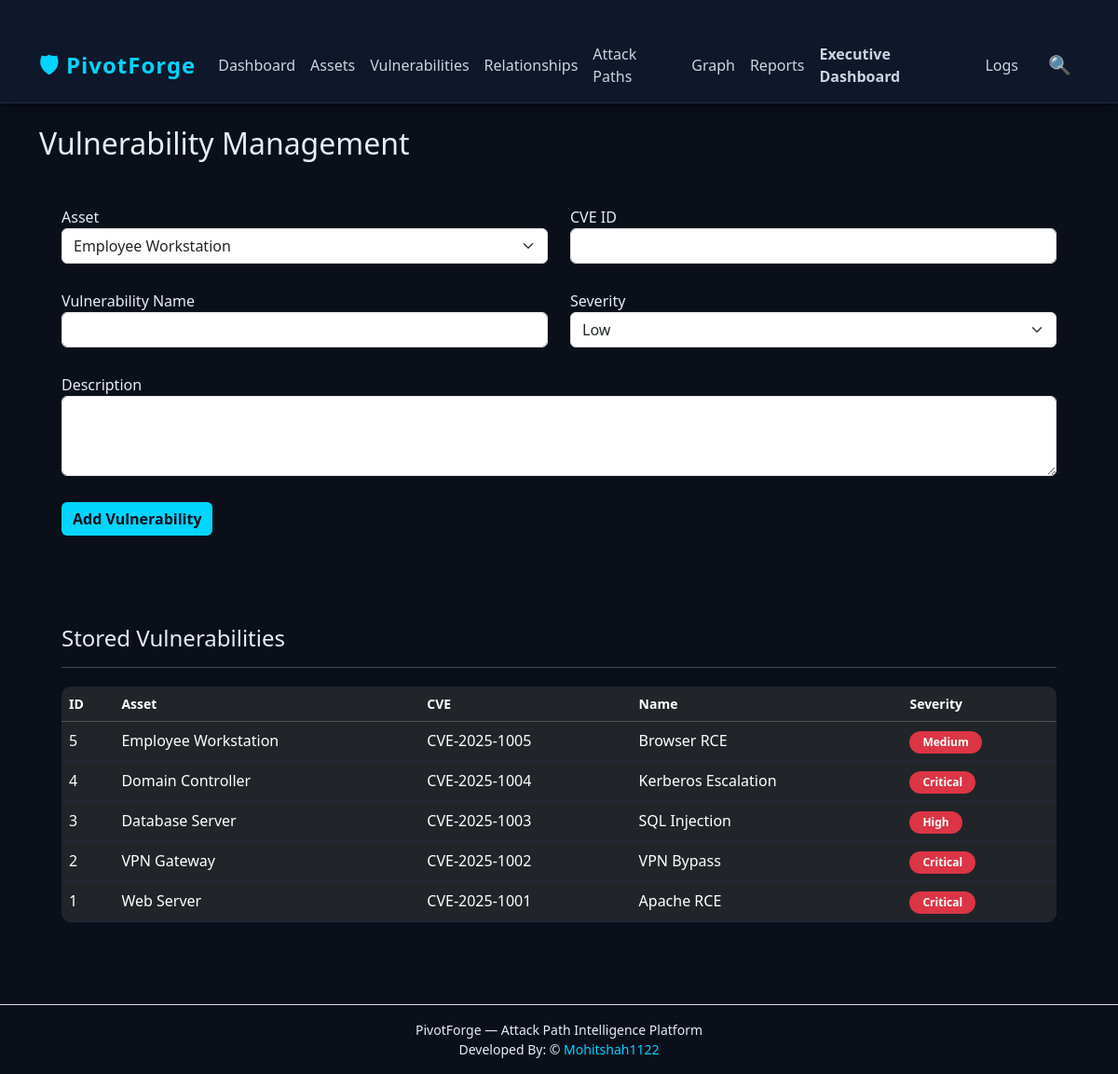
/vulnerabilities, run on the app's committed database.
### tables this page shows
CREATE TABLE vulnerabilities(

        id INTEGER PRIMARY KEY AUTOINCREMENT,

        asset_id INTEGER NOT NULL,

        cve_id TEXT NOT NULL,

        vulnerability_name TEXT NOT NULL,

        severity TEXT NOT NULL,

        description TEXT,

        FOREIGN KEY(asset_id)

        REFERENCES assets(id)

    );

CREATE TABLE assets(

        id INTEGER PRIMARY KEY AUTOINCREMENT,

        asset_name TEXT NOT NULL,

        ip_address TEXT NOT NULL,

        asset_type TEXT NOT NULL,

        criticality TEXT NOT NULL

    );

### app.py (the view, shortened to what this page needs)
@app.route("/vulnerabilities", methods=["GET", "POST"])
def vulnerabilities():
    return render_template(
        "vulnerabilities.html",
        assets=get_all_assets(),
        vulnerabilities=get_all_vulnerabilities()
    )

### modules/asset_manager.py (called while the page is built)
def get_all_assets():
    connection = get_connection()
    cursor = connection.cursor()
    cursor.execute("""
        SELECT *
        FROM assets
        ORDER BY id DESC
    """)
    assets = cursor.fetchall()
    connection.close()
    return assets

### modules/db.py (called while the page is built)
def get_connection():
    connection = sqlite3.connect(DATABASE_PATH)
    connection.row_factory = sqlite3.Row
    return connection

### modules/vulnerability_manager.py (called while the page is built)
def get_all_vulnerabilities():
    connection = get_connection()
    cursor = connection.cursor()
    cursor.execute("""
    SELECT
        vulnerabilities.*,
        assets.asset_name
    FROM vulnerabilities
    JOIN assets
        ON assets.id = vulnerabilities.asset_id
    ORDER BY vulnerabilities.id DESC
    """)
    data = cursor.fetchall()
    connection.close()
    return data

### templates/vulnerabilities.html (shortened to what this page needs)
{% extends "base.html" %}
{% block content %}
<h2 class="mb-4">
Vulnerability Management
</h2>
<div class="feature-card p-4 mb-5">
<form method="POST">
<div class="row">
<div class="col-md-6 mb-3">
<label>Asset</label>
<select
class="form-select"
name="asset_id">
{% for asset in assets %}
<option value="{{ asset.id }}">
{{ asset.asset_name }}
</option>
{% endfor %}
</select>
</div>
<div class="col-md-6 mb-3">
<label>CVE ID</label>
<input
type="text"
class="form-control"
name="cve_id"
required>
</div>
<div class="col-md-6 mb-3">
<label>Vulnerability Name</label>
<input
type="text"
class="form-control"
name="vulnerability_name"
required>
</div>
<div class="col-md-6 mb-3">
<label>Severity</label>
<select
class="form-select"
name="severity">
<option>Low</option>
</select>
</div>
<div class="col-12 mb-3">
<label>Description</label>
<textarea
class="form-control"
rows="3"
name="description">
</textarea>
</div>
</div>
<button class="btn btn-danger">
Add Vulnerability
</button>
</form>
</div>
<div class="feature-card p-4">
<h4>
Stored Vulnerabilities
</h4>
<hr>
<table class="table table-dark table-hover">
<thead>
<tr>
<th>ID</th>
<th>Asset</th>
<th>CVE</th>
<th>Name</th>
<th>Severity</th>
</tr>
</thead>
<tbody>
{% for vulnerability in vulnerabilities %}
<tr>
<td>{{ vulnerability.id }}</td>
<td>{{ vulnerability.asset_name }}</td>
<td>{{ vulnerability.cve_id }}</td>
<td>{{ vulnerability.vulnerability_name }}</td>
<td>
<span class="badge bg-danger">
{{ vulnerability.severity }}
</span>
</td>
</tr>
{% endfor %}
</tbody>
</table>
</div>
{% endblock %}

### static/css/style.css (style rules this page uses)
* { margin: 0; padding: 0; box-sizing: border-box; }
body { background: #0a0f1a; color: #e6edf3; font-family: "Segoe UI", Tahoma, Geneva, Verdana, sans-serif; }
table { width: 100%; border-collapse: collapse; margin-top: 20px; background: #0f172a; border-radius: 10px; overflow: hidden; }
th { background: #111c33; color: #00d4ff; padding: 12px; text-align: left; font-size: 14px; }
td { padding: 12px; border-bottom: 1px solid #1f2a44; color: #e6edf3; }
input, select, textarea { width: 100%; background: #0f172a; color: #e6edf3; border: 1px solid #1f2a44; border-radius: 8px; padding: 10px; margin-bottom: 12px; }
.btn-danger { background: #00d4ff; border: none; color: #0a0f1a; font-weight: 600; }
.badge { padding: 6px 14px; border-radius: 20px; font-weight: bold; font-size: 12px; }

### data on the page
vulnerabilities: id "5", asset_name "Employee Workstation", cve_id "CVE-2025-1005", vulnerability_name "Browser RCE", severity "Medium"
vulnerabilities: id "4", asset_name "Domain Controller", cve_id "CVE-2025-1004", vulnerability_name "Kerberos Escalation", severity "Critical"
vulnerabilities: id "3", asset_name "Database Server", cve_id "CVE-2025-1003", vulnerability_name "SQL Injection", severity "High"
vulnerabilities: id "2", asset_name "VPN Gateway", cve_id "CVE-2025-1002", vulnerability_name "VPN Bypass", severity "Critical"
vulnerabilities: id "1", asset_name "Web Server", cve_id "CVE-2025-1001", vulnerability_name "Apache RCE", severity "Critical"

### other printed values
form field asset_id "Employee Workstation"
